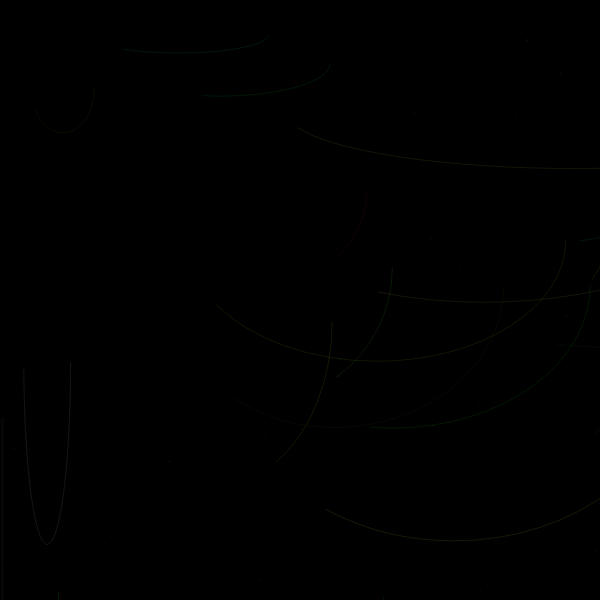
Frame 1 (no input)
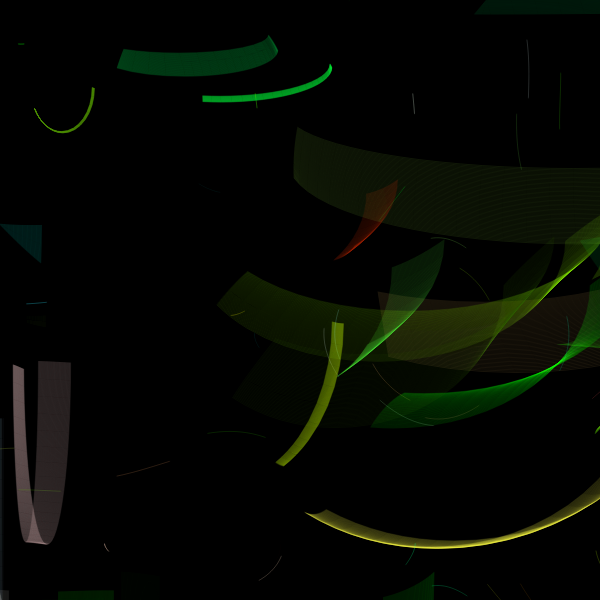
Frame 60 (no input)
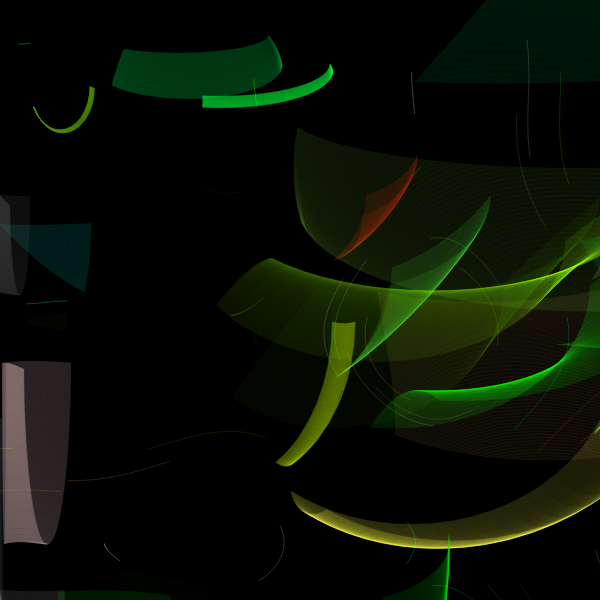
Frame 120 (the mouse pressed at the canvas centre since frame 60)

The p5.js sketch that drew these frames (run headless with seeded random() and noise() and a simulated clock; from frame 60 on, the mouse is pressed at the canvas centre):

// p5.js sketch
// ── sketch.js
//forked from: ISM by garabatsopr
// color palette

var colors = ["#F5F7B2","#1CC5DC","#890596","#CF0000"];

// set weights for each color 

var weights = [1, 1, 1, 1];
// number of drawing agents 

var nAgents = 90;

let agent = [];

let border = 700;

// set spinning direction (plus or minus)

var direction = -1;

function setup() {
  w = 600;
  var canvas;
    if(windowWidth>=600 && windowHeight >=600){
      canvas = createCanvas(600, 600);
    }
    else{
      canvas = createCanvas(windowWidth, windowHeight - 100);
    }

  var x = (windowWidth - width) / 2;
  var y = (windowHeight - height) / 2;

  canvas.position(x, y);
  background(0);
  noStroke();
  colorMode(HSB, 360, 100, 100, 100);
  rectMode(CENTER)
  drawGrid()

}


function drawGrid()
{ 
  noFill();
  randomSeed(12345);
  for(let i=0; i < 10;i++)
  {
    beginShape();
      for(let i = 0; i < 10;i++)
      {
        let xx = random(border,width-border);
        let yy = random(border,height-border);
        curveVertex(xx,yy);
        agent.push(new Agent(xx,yy));
      }
    endShape(CLOSE);
  }
  
  
}

function draw() {
  
  if(frameCount > 10000)
  {
      noLoop();   
  }

  push();
  
  translate(0,0);

  for (let i = 0; i < agent.length; i++) {
      agent[i].update();
  } 
  
  pop();
}

// paintining agent 


class Agent {
  constructor(x,y) {
  
    this.p = createVector(x,y);
    
    this.pOld = createVector(this.p.x, this.p.y);

    this.step = 0.5;
    
    this.scale = 3;
    
    this.color = color(random(200), random(200), random(200))
    
    this.direction = 1;
    
    //this.strokeWidth = random(1,2);
    this.strokeWidth = 0.1;
    
    this.rr = random(0,1);
    
    this.ang = random(0,PI);
  }
  
  getPartner() {
    return this.partner;
  }

  getP() {
    return this.p;
  }
  
  getColor(){
    return this.color;
  }


  update() {
    

    this.p.x += this.direction * vector_field(this.p.x, this.p.y,this.scale).x * this.step;
    this.p.y += this.direction * vector_field(this.p.x, this.p.y,this.scale).y * this.step;

    strokeWeight(this.strokeWidth);
    stroke(this.color);
    

    if (this.rr < 0.5)
    {
      arc(this.pOld.x, this.pOld.y, this.p.x, this.p.y,0,this.ang);
    }else
    {
      line(this.pOld.x, this.pOld.y, this.p.x, this.p.y);
    }
      
  
    this.pOld.set(this.p);
  }

}

// vector field function 
// the painting agents follow the flow defined 
// by this function 


function vector_field(x, y,myScale) {

  x = map(x, border, width-border, 0, myScale);
  y = map(y, border, height-border,0, myScale);

  let k1 = 5;
  let k2 = 3;

  //let u = sin(k1 * y) + cos(k2 * y) + map(noise(x,y),0,1,-5,5);
  //let v = sin(k2 * x) - cos(k1 * x) + map(noise(x,y),0,1,-5,5);

  let u = sin(k1 * y) + cos(k2 * y) + 0.01;
  let v = sin(k2 * x) - cos(k1 * x) + 0.01;
  
  return createVector(u,v);
}
